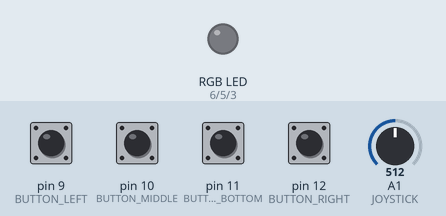
Simulated run of this program. Board: Arduino Leonardo, built with avr-gcc and run on an emulated ATmega32U4. Shown: an RGB LED mixed from three pins (HIGH = lit). The test bench sets the inputs (shaded band); at power-on: pin 9 (BUTTON_LEFT), pin 10 (BUTTON_MIDDLE), pin 11 (BUTTON_BOTTOM), pin 12 (BUTTON_RIGHT) HIGH, A1 (JOYSTICK) = 512. Dim RGB values are drawn brighter than linear; no radio packets arrive unless stated; pins used as bus, display or sensor lines are not drawn; what the program prints to the serial monitor is not drawn.

Above: at 1.3 s.
1.4 s: pin 11 (BUTTON_BOTTOM) pulled LOW for 1 s
At 3.8 s:
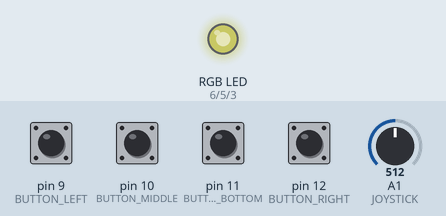
4.4 s: pin 9 (BUTTON_LEFT) pulled LOW for 0.2 s
At 4.54 s:
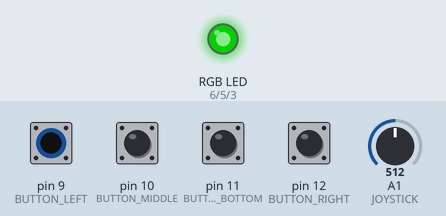
6.1 s: pin 11 (BUTTON_BOTTOM) pulled LOW for 0.2 s
At 7.5 s:
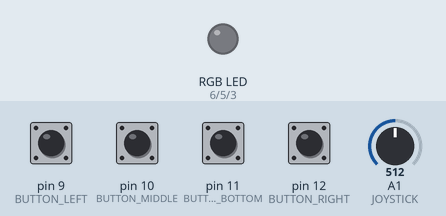
Timing chart, 0 to 9.1 s (numbered marks = the images above; inputs shaded):
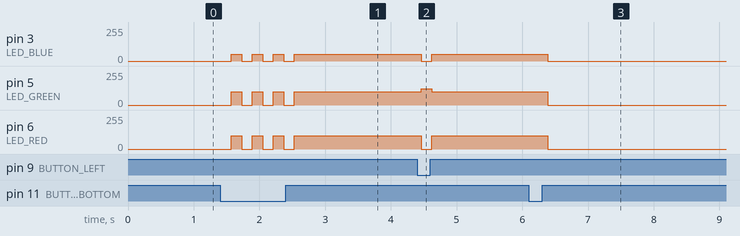

Measured:
- after the input at 1.4 s, pin 3 (LED_BLUE): alternates 50/255 for 0.16 s and 0/255 for 0.16 s, 7 changes in all, then stays 50/255, starting after 0.17 s; pin 5 (LED_GREEN), pin 6 (LED_RED): alternates 100/255 for 0.16 s and 0/255 for 0.16 s, 7 changes in all, then stays 100/255, starting after 0.17 s
- after the input at 4.4 s, pin 3 (LED_BLUE): 50/255 → 0/255 after 0.06 s, → 50/255 0.16 s later; pin 5 (LED_GREEN): 100/255 → 123/255 after 0.06 s, → 100/255 0.16 s later; pin 6 (LED_RED): 100/255 → 0/255 after 0.06 s, → 100/255 0.16 s later
- after the input at 6.1 s, pin 3 (LED_BLUE): 50/255 → 0/255 after 0.29 s; pin 5 (LED_GREEN), pin 6 (LED_RED): 100/255 → 0/255 after 0.29 s

The program:

main.cpp
```cpp
#include <Arduino.h>
#include <SPI.h>
#include <RH_RF95.h>

// Feather 32u4:
#define RFM95_CS   8
#define RFM95_RST  4
#define RFM95_INT  7

// Operating frequency, must match RX's freq!
#define RF95_FREQ 915.0

// Singleton instance of the radio driver
RH_RF95 rf95(RFM95_CS, RFM95_INT);

// Defining the pins being used
#define BUTTON_LEFT 9
#define BUTTON_MIDDLE 10
#define BUTTON_RIGHT 12
#define BUTTON_BOTTOM 11
#define JOYSTICK A1

// LED pins
#define LED_RED 6
#define LED_GREEN 5
#define LED_BLUE 3

// misc variables
int delayTime = 100;         // length of the button debounce (100ms)
int bufLen = 3;             // length of the buffer (3 bytes of data)
int joystickNeutral;        // a variable for the joystick to have a deadzone (so that it has a larger "stopped" radius)
int deadzone = 5;           // the deadzone value set for calibrating the center
bool Toggle = false;   //

void setup() {
  // for the buttons
  pinMode(BUTTON_LEFT, INPUT_PULLUP);
  pinMode(BUTTON_MIDDLE, INPUT_PULLUP);
  pinMode(BUTTON_RIGHT, INPUT_PULLUP);
  pinMode(BUTTON_BOTTOM, INPUT_PULLUP);
  pinMode(JOYSTICK, INPUT);

  // for the leds
  pinMode(LED_RED, OUTPUT);
  pinMode(LED_GREEN, OUTPUT);
  pinMode(LED_BLUE, OUTPUT);

  // getting the neutral reading for calibration
  joystickNeutral = analogRead(JOYSTICK);

  // for the radio stuff
  pinMode(RFM95_RST, OUTPUT);
  digitalWrite(RFM95_RST, HIGH);
  Serial.begin(115200);
  delay(100);
  Serial.println("Feather LoRa TX Test!");
  // manual reset
  digitalWrite(RFM95_RST, LOW);
  delay(10);
  digitalWrite(RFM95_RST, HIGH);
  delay(10);
  while (!rf95.init()) {
    Serial.println("LoRa radio init failed");
    Serial.println("Uncomment '#define SERIAL_DEBUG' in RH_RF95.cpp for detailed debug info");
    while (1);
  }
  Serial.println("LoRa radio init OK!");
  // Defaults after init are 434.0MHz, modulation GFSK_Rb250Fd250, +13dbM
  if (!rf95.setFrequency(RF95_FREQ)) {
    Serial.println("setFrequency failed");
    while (1);
  }
  Serial.print("Set Freq to: "); Serial.println(RF95_FREQ);

  // Defaults after init are 434.0MHz, 13dBm, Bw = 125 kHz, Cr = 4/5, Sf = 128chips/symbol, CRC on

  // The default transmitter power is 13dBm, using PA_BOOST.
  // If you are using RFM95/96/97/98 modules which uses the PA_BOOST transmitter pin, then
  // you can set transmitter powers from 5 to 23 dBm:
  rf95.setTxPower(23, false);
}


void setColor(int redValue, int greenValue, int blueValue) {
  analogWrite(LED_RED, redValue);
  analogWrite(LED_GREEN, greenValue);
  analogWrite(LED_BLUE, blueValue);
}

void loop() {

  setColor(0,0,0);

  if (Toggle){
    setColor(100,100,50);
  }

  uint8_t buf[bufLen];
  if (digitalRead(BUTTON_LEFT) == LOW ) {
    // Serial.print("The left button is being pressed and the value is ");
    buf[1] = 0x02;
    setColor(0, 123, 0);
    // Serial.println(buf[1]);
    delay(delayTime);
  }
  else if (digitalRead(BUTTON_MIDDLE) == LOW ) {
    // Serial.print("The middle button is being pressed and the value is ");
    buf[1] = 0x03;
    // Serial.println(buf[1]);
    setColor(0, 123, 0);
    delay(delayTime);
  }
  else if (digitalRead(BUTTON_RIGHT) == LOW ) {
    // Serial.print("The right button is being pressed and the value is ");
    buf[1] = 0x04;
    // Serial.println(buf[1]);
    setColor(0, 123, 0);
    delay(delayTime);
  }
  else if (digitalRead(BUTTON_BOTTOM) == LOW ) {
    // Serial.print("The 'all' button is being pressed and the value is ");
    buf[0] = 0x01;
    // Serial.println(buf[0]);
    Toggle = !Toggle;
    delay(delayTime);
  }
  else {
    // Serial.print("The buttons are not being pressed and the value is ");
    buf[0] = 0x00;
    buf[1] = 0x00;
    // Serial.println(buf[0]);
    delay(delayTime);
  }

  int joystickVal = analogRead(JOYSTICK);

  if (joystickVal >= joystickNeutral + deadzone || joystickVal <= joystickNeutral - deadzone) {
    buf[2] = map(joystickVal, 0, 1023, 255, 0);
  }
  else {
    buf[2] = 128;
  }

  // Serial.print("The joystick value is ");
  // Serial.println(buf[2]);

  rf95.send((uint8_t *)buf, bufLen);
  rf95.waitPacketSent();
}
```
